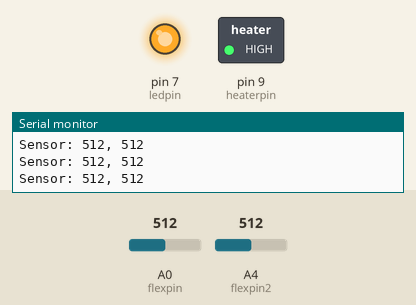
A sketch run on a simulated Arduino Uno, built with avr-gcc and run on an emulated ATmega328P. Shown: switched loads named in the sketch (green lamp = pin HIGH), output pins drawn as LEDs (lit = HIGH), the last lines printed to the serial monitor. The test bench sets the inputs (shaded band); at power-on: A0 (flexpin) = 512, A4 (flexpin2) = 512.

Above: at 1.3 s.
1.4 s: A0 (flexpin) set to 1001
2.9 s: A0 (flexpin) set to 1019
At 3.7 s:
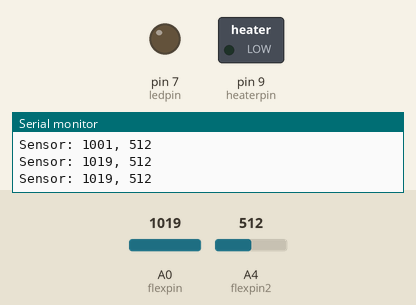
4.5 s: A0 (flexpin) set to 1000
At 5.0 s:
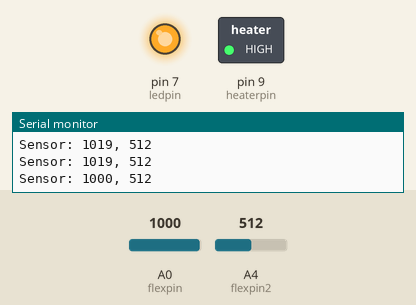
6.0 s: A0 (flexpin) set to 1020
At 7.4 s:
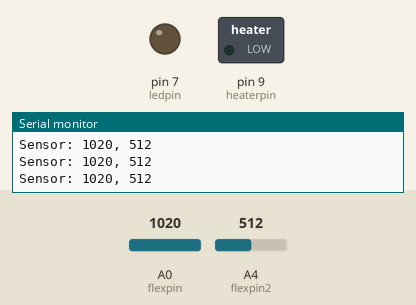
Timing chart, 0 to 8.5 s (numbered marks = the images above; inputs shaded):
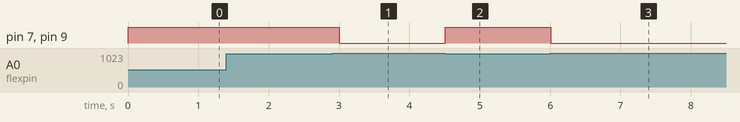

The sketch:

Flex_Sensor.ino
```cpp
const int flexpin = A0;
const int heaterpin = 9;
const int ledpin = 7;

const int flexpin2 = A4;
void setup() {
  // put your setup code here, to run once:
  pinMode(heaterpin,OUTPUT);
  pinMode(ledpin,OUTPUT);

  Serial.begin(9600);

}

void loop() {
  // put your main code here, to run repeatedly:
  int flexposition = analogRead(flexpin);
  int pressure_sensor_sec = analogRead(flexpin2);
  Serial.print("Sensor: ");
  Serial.print(flexposition);
  Serial.print(", ");
  Serial.println(pressure_sensor_sec);
  if(flexposition < 1010 && pressure_sensor_sec < 1010){
    digitalWrite(heaterpin,HIGH);
    digitalWrite(ledpin,HIGH);
  }else{
    digitalWrite(heaterpin,LOW);
    digitalWrite(ledpin,LOW);
  }
  delay(500);
}
```

Measured:
- the behaviour switches between 1009 and 1010 on A0 (flexpin) (found by bisection; images 0 and 1)
- after the input at 2.9 s, pin 7 (ledpin), pin 9 (heaterpin): HIGH → LOW after 0.10 s
- after the input at 4.5 s, pin 7 (ledpin), pin 9 (heaterpin): LOW → HIGH at once
- after the input at 6.0 s, pin 7 (ledpin), pin 9 (heaterpin): HIGH → LOW at once
